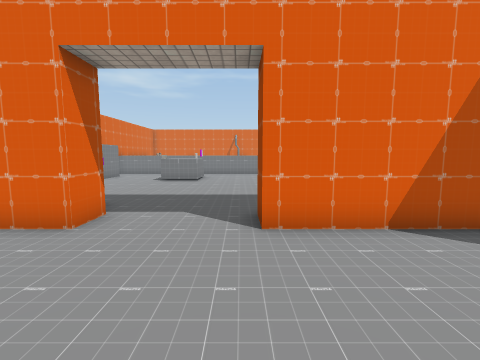
[1] (above)

18 first-person views from a walk through a scene from a Unity 3-D project. The camera is 1.4 m above the floor, tilts 6° down and sees 90° across. The floor is counted in squares, 1 m on a side. Each view is taken from the middle of a square. On the plan, view 1 faces up. The plan holds only what a view shows up to about 13 squares ahead; the rest is blank. The place goes on beyond the plan. The player is left out. Door leaves are left out, so doorways stand open. Some surface patterns are stand-ins.

[2]
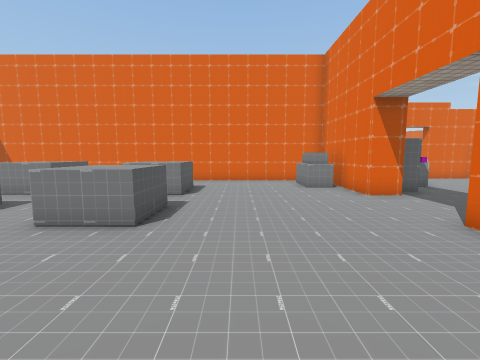

[3]
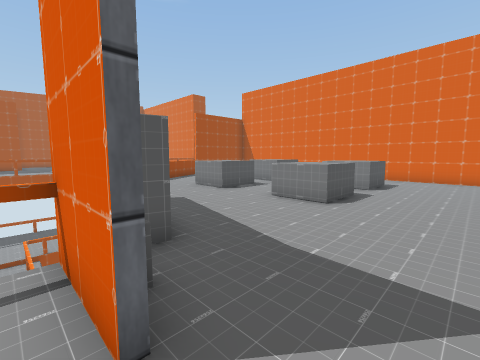

[4]
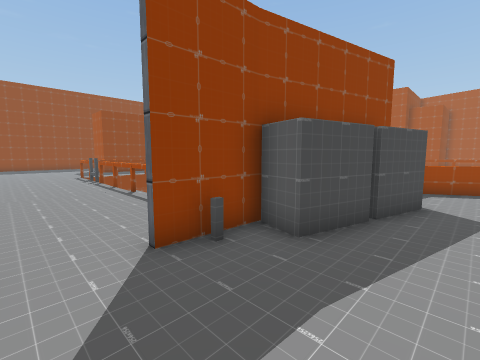

[5]
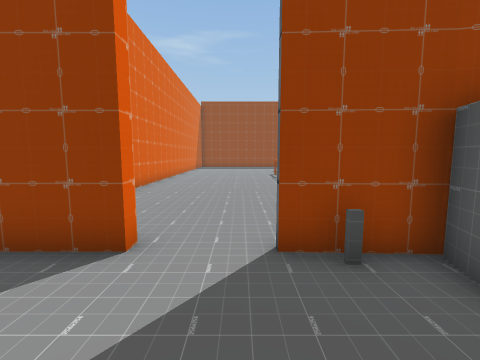

[6]
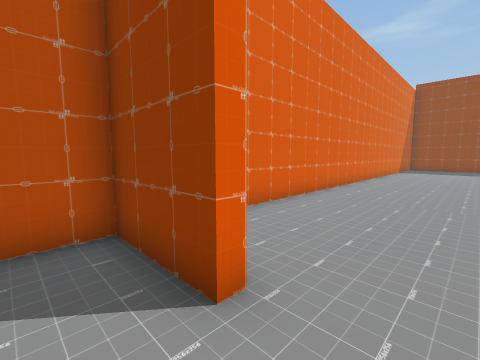

[7]
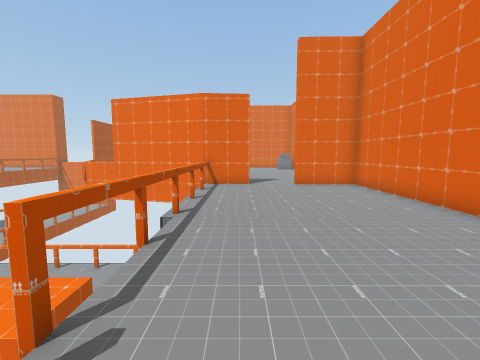

[8]
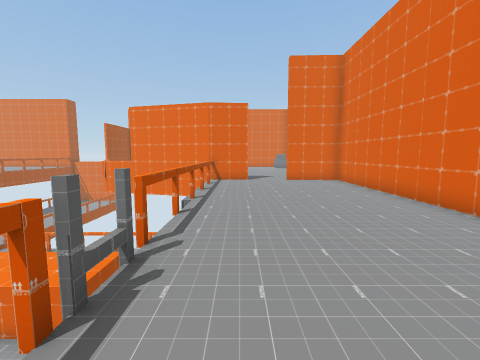

[9]
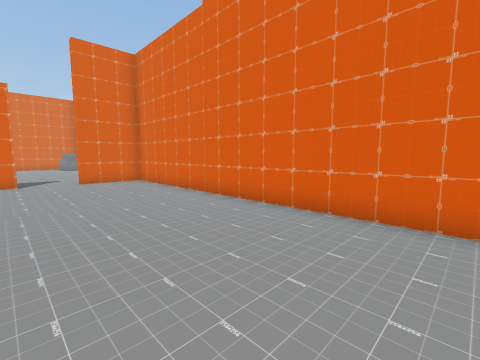

[10]
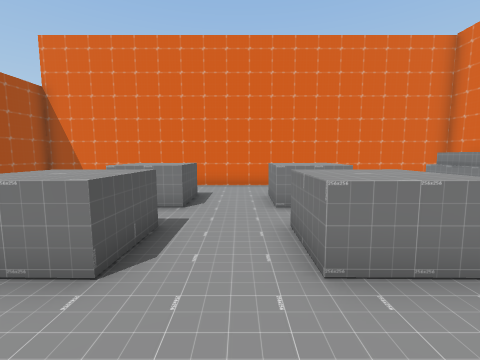

[11]
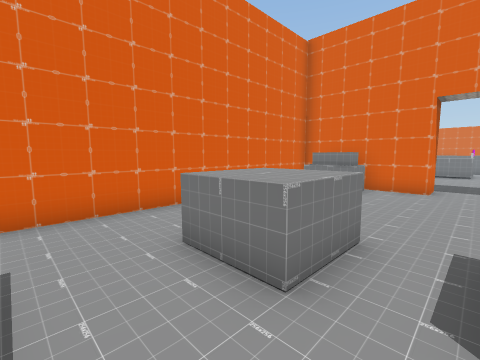

[12]
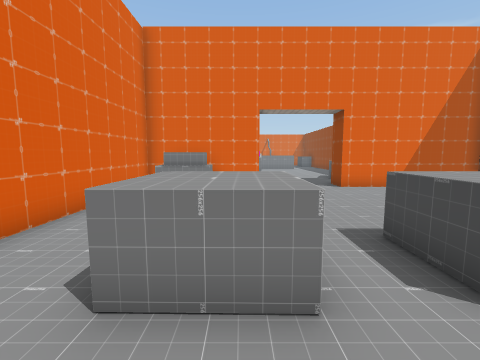

[13]
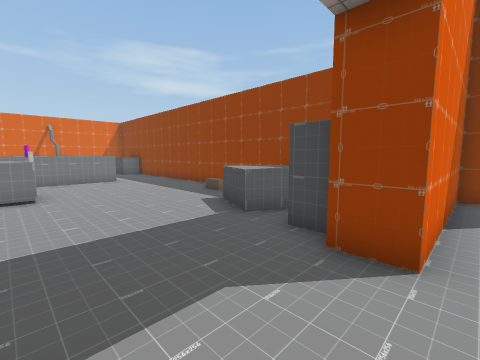

[14]
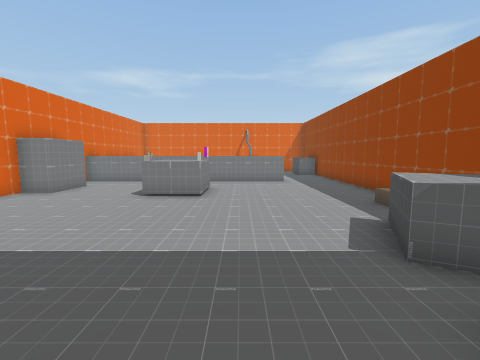

[15]
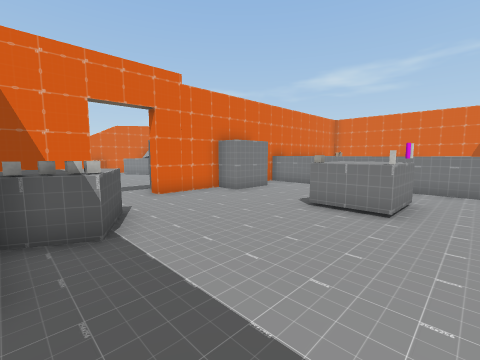

[16]
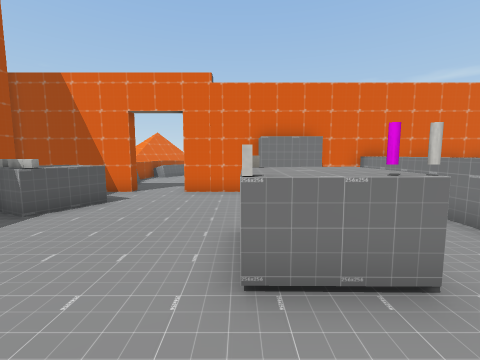

[17]
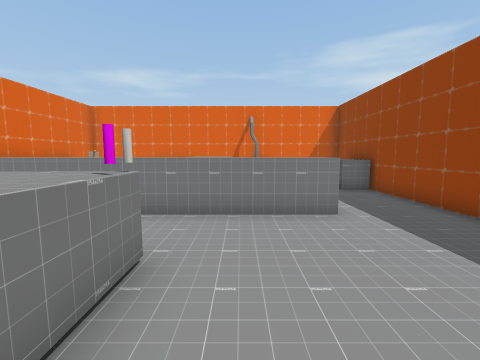

[18]
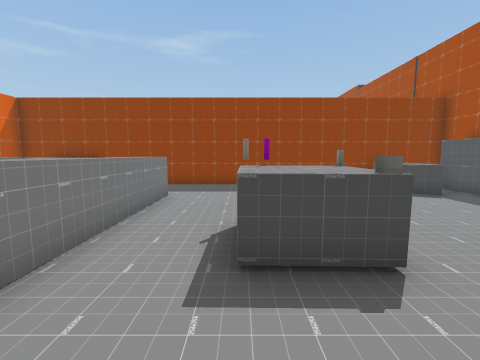

### Floor plan
Key: @ floor where view 1 was taken; # wall or solid block; . floor; D open door; = window, fence, low wall or low ledge; ^ raised ledge; v drop or lower ground; B block; C cylinder; U cube; O other object.
Columns run from 13 left of view 1 to 20 right of it. Each row starts with its distance up from view 1.
 21     #           .#
 20     #          ..#
 19     #      ^   ..#
 18     #^^^^^^^^^^..#
 17     #............#
 16     ##...........#
 15     ##...OOC.....#
 14     ##...OOC.....#
 13     #....UOB.....#
 12 .. ##............#
 11 ...#D............#
 10  ...D..........=.#
  9 ....D.^........^^#
  8 .=  # ^U#.....=^^#
  7     ##^U O....####
  6     ##   #....###
  5     ######....####################
  4      #OOO..........##.............
  3      #OOO..........##.............
  2      #.............##.............
  1      #............................
  0      #.......@....................
 -1      #.............#..............
 -2      #..OOO.OO.....#............
 -3      #..OOO.OO....##vvvvvvvvvvvv
 -4      #..OOO.OO....##
 -5      #............##
 -6      #...........###    vvv
 -7      #. OOO.OO...##vvv  vvvv
 -8      #  OOO OO....=vvv  vvvv

Where each view was taken, in squares from view 1:
view 1: 0 up, 0 right, facing up
view 2: 0 up, 5 right, facing left
view 3: 1 up, 7 right, facing down-left
view 4: 1 up, 3 right, facing down-right
view 5: 0 up, 3 right, facing right
view 6: 0 up, 5 right, facing up-right
view 7: 1 down, 18 right, facing left
view 8: 1 down, 20 right, facing left
view 9: 1 down, 20 right, facing up-left
view 10: 5 down, 3 right, facing left
view 11: 6 down, 2 left, facing up-left
view 12: 6 down, 4 left, facing up
view 13: 4 up, 3 left, facing up-right
view 14: 5 up, 1 left, facing up
view 15: 7 up, 1 left, facing up-left
view 16: 13 up, 0 right, facing left
view 17: 12 up, 1 left, facing up
view 18: 15 up, 7 left, facing right
